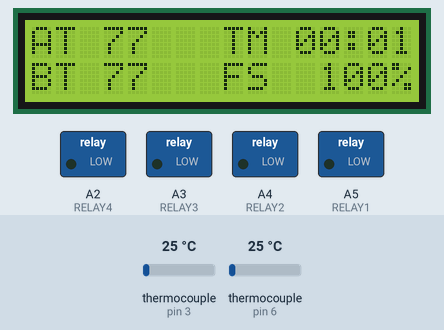
The sketch below on a simulated Arduino Uno, built with avr-gcc and run on an emulated ATmega328P. Shown: 16×2 character LCD, switched loads named in the sketch (green lamp = pin HIGH). Inputs (shaded band) come from the test bench; at power-on: thermocouple (sensors on pin 3, pin 6) 25 °C. What the sketch prints to the serial monitor is not drawn.

Above: at 3.2 s.
3.3 s: thermocouple (sensor on pin 3) set to 75 °C
At 4.9 s:
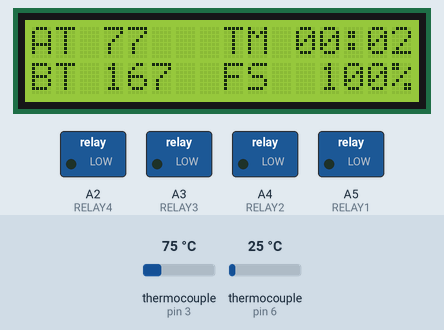
5.6 s: thermocouple (sensor on pin 6) set to 6 °C
At 6.9 s:
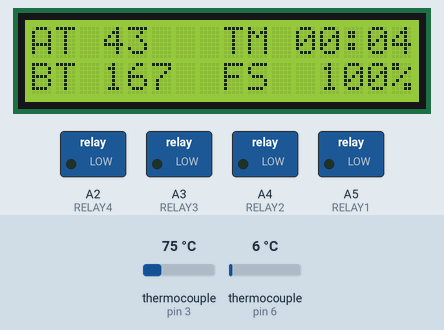
7.5 s: thermocouple (sensor on pin 3) set to 6 °C
At 8.9 s:
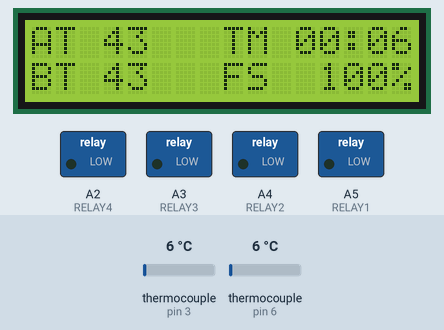
9.6 s: thermocouple (sensor on pin 6) set to 75 °C
At 10.9 s:
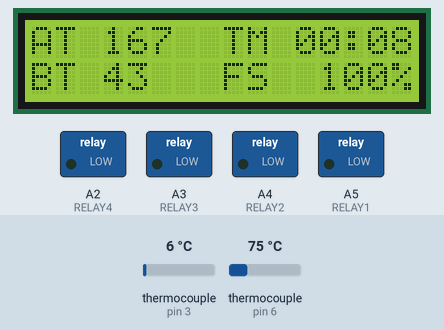
11.6 s: thermocouple (sensor on pin 3) set to 150 °C
At 12.9 s:
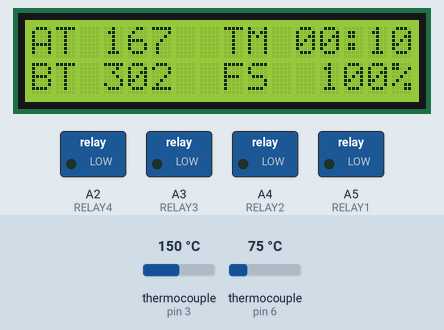
13.6 s: thermocouple (sensor on pin 6) set to 0 °C
At 14.5 s:
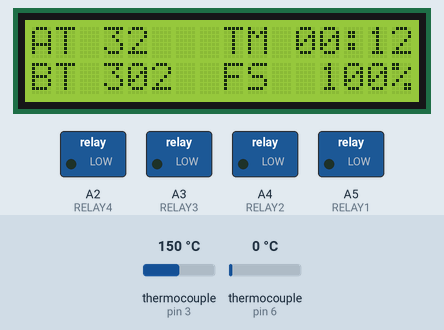
Timing chart, 0 to 16.5 s (numbered marks = the images above; inputs shaded):
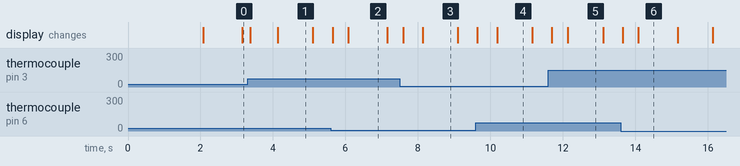

Measured:
- what the display in image 1 shows lasts 1.0 s, from 4.1 s to 5.1 s
- what the display in image 2 shows lasts 1.1 s, from 6.1 s to 7.2 s

The sketch:

CoffeeRoaster.ino
```cpp
/***************************************************
This sketch is for a custom coffee roaster.

Created by Jonathan Dowell
 ****************************************************/
#include <SPI.h>
#include <Wire.h>
#include "Adafruit_MAX31855.h"
#include <ShiftedLCD.h>
#include <StopWatch.h>


// thermocouple instanace 1
#define MAX1DO   2
#define MAX1CS   3
#define MAX1CLK  4

// thermocouple instanace 2
#define MAX2DO   5
#define MAX2CS   6
#define MAX2CLK  7

// define relay modules
#define RELAY1 A5
#define RELAY2 A4
#define RELAY3 A3
#define RELAY4 A2

// Initialize the Thermocouples
Adafruit_MAX31855 thermocouple1(MAX1CLK, MAX1CS, MAX1DO);
Adafruit_MAX31855 thermocouple2(MAX2CLK, MAX2CS, MAX2DO);

// initialize the library with the numbers of the interface pins
LiquidCrystal lcd(9);


//Global Variables
StopWatch sw_millis;    // MILLIS (default)
StopWatch sw_micros(StopWatch::MICROS);
StopWatch sw_secs(StopWatch::SECONDS);
StopWatch sw_mins(StopWatch::SECONDS);

void UpdateTimer(){
     //Timer Display
   lcd.setCursor (8, 0);
   lcd.print("TM ");

   //timer minutes display
   if (sw_mins.elapsed()<60)
   {
      lcd.setCursor (11, 0);
      lcd.print("00:");
   }
    else if (sw_mins.elapsed()<600)
    {
      lcd.setCursor (11, 0);
      lcd.print("0");
      lcd.setCursor (12, 0);
      lcd.print(round(sw_mins.elapsed()/60));
      lcd.setCursor (13, 0);
      lcd.print(":");
      }
    else
    {
      lcd.setCursor (11, 0);
      lcd.print(round(sw_mins.elapsed()/60));
      }

   //Timer seconds display
   if (sw_secs.elapsed()<10)
   {
      lcd.setCursor (14, 0);
      lcd.print("0");
      lcd.setCursor (15, 0);
      lcd.print(round(sw_secs.elapsed()));
   }
   else if (sw_secs.elapsed()<60)
   {
      lcd.setCursor (14, 0);
      lcd.print(round(sw_secs.elapsed()));
   }
   else
   {
      sw_secs.reset();
      sw_secs.start();
      lcd.setCursor (14, 0);
      lcd.print("0");
      lcd.setCursor (15, 0);
      lcd.print(round(sw_secs.elapsed()));
   }
  }

void MeasureTemps(){
     //Bean Temperature measurement and display
   double bt = thermocouple1.readFarenheit();
   lcd.setCursor(0, 1);
   if (isnan(bt))
   {
     lcd.print("BT ");
     lcd.print("err");
   }
   else
   {
     lcd.print("BT ");
     lcd.print(round(bt));
     lcd.print(" ");
     Serial.print("Bean Temp = *");
     Serial.println(bt);
   }

   //Air Temperature measurement and display
   double at = thermocouple2.readFarenheit();
   lcd.setCursor(0, 0);
   if (isnan(at))
   {
   lcd.print("AT ");
   lcd.print("err");
   }
   else
   {
     lcd.print("AT ");
     lcd.print(round(at));
     lcd.print(" ");
     Serial.print("Air Temp = *");
     Serial.println(at);
   }
  }

void setup() {
  Serial.begin(9600);

//Initilize relays
  pinMode(RELAY1, OUTPUT);
  pinMode(RELAY2, OUTPUT);
  pinMode(RELAY3, OUTPUT);
  pinMode(RELAY4, OUTPUT);

// set up the LCD's number of columns and rows:
  lcd.begin(16, 2);
  lcd.clear();
  lcd.print("Loving Coffee");
  lcd.setCursor (0, 1);
  lcd.print("Loving People");
  ;
// wait for MAX chip to stabilize
  delay(2000);
  lcd.clear();

//prepare timer variables
  sw_secs.start();
  sw_mins.start();
}

void loop() {

  UpdateTimer();
  MeasureTemps();

   //Fan Speed measurement and display
   lcd.setCursor(8, 1);
   lcd.print("FS  100%");

//end of loop delay
   delay(100);

}
```
